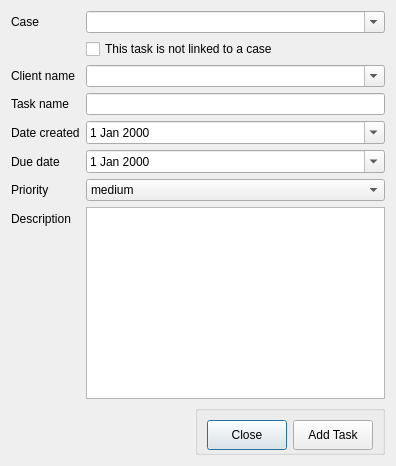
<?xml version="1.0" encoding="UTF-8"?>
<ui version="4.0">
 <class>newtask</class>
 <widget class="QDialog" name="newtask">
  <property name="geometry">
   <rect>
    <x>0</x>
    <y>0</y>
    <width>396</width>
    <height>466</height>
   </rect>
  </property>
  <property name="font">
   <font>
    <family>Segoe UI</family>
    <pointsize>9</pointsize>
   </font>
  </property>
  <property name="windowTitle">
   <string>New task</string>
  </property>
  <property name="windowIcon">
   <iconset resource="images/icons/icons.qrc">
    <normaloff>:/new/general/clock.png</normaloff>:/new/general/clock.png</iconset>
  </property>
  <property name="modal">
   <bool>true</bool>
  </property>
  <layout class="QVBoxLayout" name="verticalLayout">
   <item>
    <layout class="QFormLayout" name="formLayout">
     <item row="0" column="0">
      <widget class="QLabel" name="label">
       <property name="text">
        <string>Case</string>
       </property>
      </widget>
     </item>
     <item row="0" column="1">
      <widget class="QComboBox" name="comboBox_caseName">
       <property name="editable">
        <bool>true</bool>
       </property>
      </widget>
     </item>
     <item row="1" column="1">
      <widget class="QCheckBox" name="checkBox_caseLink">
       <property name="text">
        <string>This task is not linked to a case</string>
       </property>
      </widget>
     </item>
     <item row="2" column="0">
      <widget class="QLabel" name="label_2">
       <property name="text">
        <string>Client name</string>
       </property>
      </widget>
     </item>
     <item row="2" column="1">
      <widget class="QComboBox" name="comboBox_clientName">
       <property name="editable">
        <bool>true</bool>
       </property>
      </widget>
     </item>
     <item row="3" column="0">
      <widget class="QLabel" name="label_3">
       <property name="text">
        <string>Task name</string>
       </property>
      </widget>
     </item>
     <item row="3" column="1">
      <widget class="QLineEdit" name="lineEdit_taskName"/>
     </item>
     <item row="4" column="0">
      <widget class="QLabel" name="label_4">
       <property name="text">
        <string>Date created</string>
       </property>
      </widget>
     </item>
     <item row="4" column="1">
      <widget class="QDateEdit" name="dateEdit_created">
       <property name="calendarPopup">
        <bool>true</bool>
       </property>
      </widget>
     </item>
     <item row="5" column="0">
      <widget class="QLabel" name="label_5">
       <property name="text">
        <string>Due date</string>
       </property>
      </widget>
     </item>
     <item row="5" column="1">
      <widget class="QDateEdit" name="dateEdit_due">
       <property name="calendarPopup">
        <bool>true</bool>
       </property>
      </widget>
     </item>
     <item row="6" column="0">
      <widget class="QLabel" name="label_6">
       <property name="text">
        <string>Priority</string>
       </property>
      </widget>
     </item>
     <item row="6" column="1">
      <widget class="QComboBox" name="comboBox_priority">
       <property name="currentIndex">
        <number>1</number>
       </property>
       <item>
        <property name="text">
         <string>high</string>
        </property>
       </item>
       <item>
        <property name="text">
         <string>medium</string>
        </property>
       </item>
       <item>
        <property name="text">
         <string>low</string>
        </property>
       </item>
      </widget>
     </item>
     <item row="7" column="0">
      <widget class="QLabel" name="label_7">
       <property name="text">
        <string>Description</string>
       </property>
      </widget>
     </item>
     <item row="7" column="1">
      <widget class="QPlainTextEdit" name="plainTextEdit_description"/>
     </item>
    </layout>
   </item>
   <item alignment="Qt::AlignRight">
    <widget class="QGroupBox" name="groupBox">
     <property name="maximumSize">
      <size>
       <width>400</width>
       <height>50</height>
      </size>
     </property>
     <layout class="QHBoxLayout" name="horizontalLayout">
      <item>
       <widget class="QPushButton" name="pushButton_cancel">
        <property name="minimumSize">
         <size>
          <width>0</width>
          <height>30</height>
         </size>
        </property>
        <property name="text">
         <string>Close</string>
        </property>
        <property name="icon">
         <iconset resource="images/icons/icons.qrc">
          <normaloff>:/new/general/Gnome-Window-Close-64.png</normaloff>:/new/general/Gnome-Window-Close-64.png</iconset>
        </property>
       </widget>
      </item>
      <item>
       <widget class="QPushButton" name="pushButton_addTask">
        <property name="minimumSize">
         <size>
          <width>0</width>
          <height>30</height>
         </size>
        </property>
        <property name="text">
         <string>Add Task</string>
        </property>
        <property name="icon">
         <iconset resource="images/icons/icons.qrc">
          <normaloff>:/new/general/plus_96px.png</normaloff>:/new/general/plus_96px.png</iconset>
        </property>
       </widget>
      </item>
     </layout>
    </widget>
   </item>
  </layout>
 </widget>
 <resources>
  <include location="images/icons/icons.qrc"/>
 </resources>
 <connections/>
</ui>
